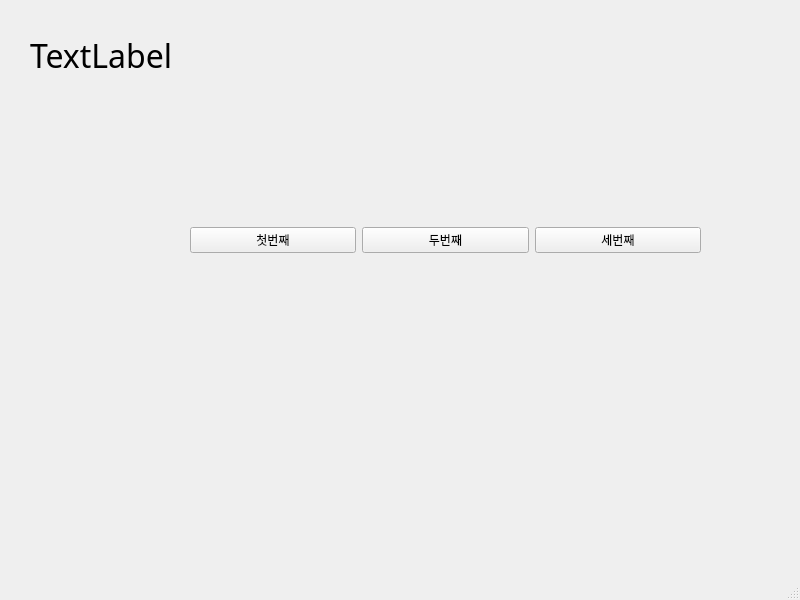
<?xml version="1.0" encoding="UTF-8"?>
<ui version="4.0">
 <class>MainWindow</class>
 <widget class="QMainWindow" name="MainWindow">
  <property name="geometry">
   <rect>
    <x>0</x>
    <y>0</y>
    <width>800</width>
    <height>600</height>
   </rect>
  </property>
  <property name="windowTitle">
   <string>MainWindow</string>
  </property>
  <widget class="QWidget" name="centralwidget">
   <widget class="QWidget" name="horizontalLayoutWidget">
    <property name="geometry">
     <rect>
      <x>190</x>
      <y>180</y>
      <width>511</width>
      <height>121</height>
     </rect>
    </property>
    <layout class="QHBoxLayout" name="horizontalLayout">
     <item>
      <widget class="QPushButton" name="pushButton_2">
       <property name="text">
        <string>첫번째</string>
       </property>
      </widget>
     </item>
     <item>
      <widget class="QPushButton" name="pushButton_3">
       <property name="text">
        <string>두번째</string>
       </property>
      </widget>
     </item>
     <item>
      <widget class="QPushButton" name="pushButton">
       <property name="text">
        <string>세번째</string>
       </property>
      </widget>
     </item>
    </layout>
   </widget>
   <widget class="QLabel" name="label">
    <property name="geometry">
     <rect>
      <x>30</x>
      <y>10</y>
      <width>681</width>
      <height>91</height>
     </rect>
    </property>
    <property name="font">
     <font>
      <family>맑은 고딕</family>
      <pointsize>24</pointsize>
     </font>
    </property>
    <property name="text">
     <string>TextLabel</string>
    </property>
   </widget>
  </widget>
  <widget class="QMenuBar" name="menubar">
   <property name="geometry">
    <rect>
     <x>0</x>
     <y>0</y>
     <width>800</width>
     <height>21</height>
    </rect>
   </property>
  </widget>
  <widget class="QStatusBar" name="statusbar"/>
 </widget>
 <resources/>
 <connections>
  <connection>
   <sender>pushButton_2</sender>
   <signal>clicked()</signal>
   <receiver>MainWindow</receiver>
   <slot>firstClick()</slot>
   <hints>
    <hint type="sourcelabel">
     <x>254</x>
     <y>272</y>
    </hint>
    <hint type="destinationlabel">
     <x>283</x>
     <y>338</y>
    </hint>
   </hints>
  </connection>
  <connection>
   <sender>pushButton_3</sender>
   <signal>clicked()</signal>
   <receiver>MainWindow</receiver>
   <slot>secondClick()</slot>
   <hints>
    <hint type="sourcelabel">
     <x>405</x>
     <y>264</y>
    </hint>
    <hint type="destinationlabel">
     <x>431</x>
     <y>337</y>
    </hint>
   </hints>
  </connection>
  <connection>
   <sender>pushButton</sender>
   <signal>clicked()</signal>
   <receiver>MainWindow</receiver>
   <slot>thirdClick()</slot>
   <hints>
    <hint type="sourcelabel">
     <x>574</x>
     <y>266</y>
    </hint>
    <hint type="destinationlabel">
     <x>600</x>
     <y>338</y>
    </hint>
   </hints>
  </connection>
 </connections>
 <slots>
  <slot>firstClick()</slot>
  <slot>secondClick()</slot>
  <slot>thirdClick()</slot>
 </slots>
</ui>
